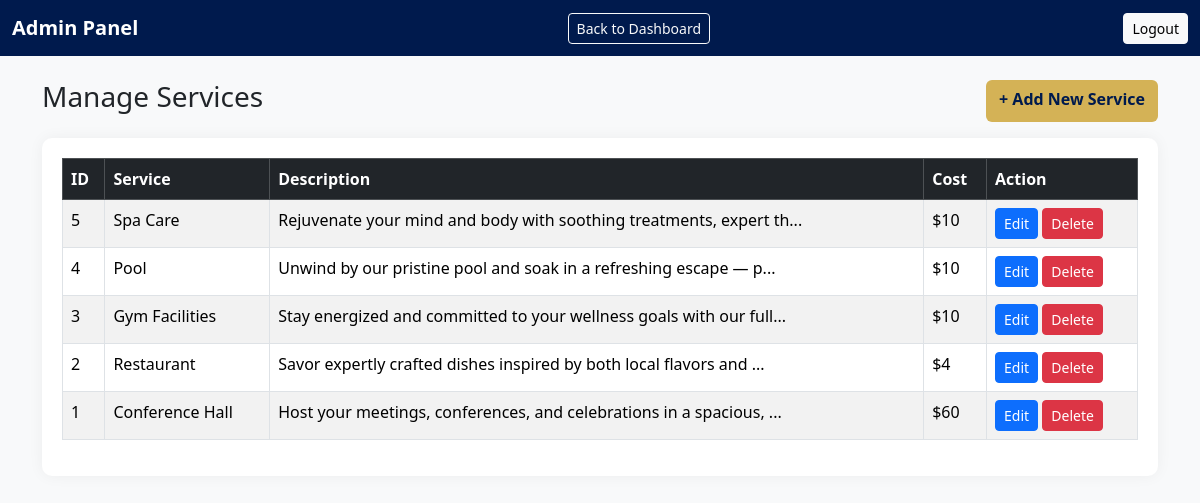
The page /admin/manage-services.php (signed in) on the database its author committed.
### tables this page shows
CREATE TABLE IF NOT EXISTS `services` (
  `id` int NOT NULL AUTO_INCREMENT,
  `service_name` varchar(100) NOT NULL,
  `description` varchar(700) NOT NULL,
  `cost` varchar(100) NOT NULL,
  `featured_image` varchar(200) NOT NULL,
  `created_at` datetime NOT NULL DEFAULT CURRENT_TIMESTAMP,
  PRIMARY KEY (`id`)
);

### admin/manage-services.php (the view, shortened to what this page needs)
<?php
require "../config/garish-connect.php";
$services = $pdo->query("SELECT * FROM services ORDER BY id DESC")->fetchAll(PDO::FETCH_ASSOC);
?>
<!DOCTYPE html>
<html>
<head>
  <link rel="stylesheet" href="../assets/bootstrap/css/bootstrap.css">
</head>
<body class="bg-light">
<nav class="navbar navbar-dark" style="background:var(--navy);">
  <div class="container-fluid">
    <a class="navbar-brand fw-bold">Admin Panel</a>
    <a href="dashboard.php" class="btn btn-sm btn-outline-light">Back to Dashboard</a>
    <a href="logout.php" class="btn btn-sm btn-light">Logout</a>
  </div>
</nav>
<div class="container mt-4">
  <div class="d-flex justify-content-between mb-3">
    <h3>Manage Services</h3>
    <a href="add-service.php" class="btn btn-gold">+ Add New Service</a>
  </div>
  <div class="table-wrapper">
    <table class="table table-bordered table-striped">
      <thead class="table-dark">
        <tr>
          <th>ID</th>
          <th>Service</th>
          <th>Description</th>
          <th>Cost</th>
          <th>Action</th>
        </tr>
      </thead>
      <?php foreach($services as $service): ?>
      <tr>
        <td><?= $service['id'] ?></td>
        <td><?= $service['service_name'] ?></td>
        <td><?= substr($service['description'],0,65) ?>...</td>
        <td><?= $service['cost'] ?></td>
        <td>
          <a href="edit-service.php?id=<?= $service['id'] ?>" class="btn btn-primary btn-sm">Edit</a>
          <a href="delete-service.php?id=<?= $service['id'] ?>" class="btn btn-danger btn-sm" onclick="return confirm('Delete this service?')">Delete</a>
        </td>
      </tr>
      <?php endforeach; ?>
    </table>
  </div>
</div>
</body>
</html>

### admin/manage-services.php (style rules this page uses)
:root { --navy:#001a4d; --gold:#d4b256; }
body { background:#fafafa; font-family:"Segoe UI"; }
.btn-gold { background:var(--gold); color:var(--navy); font-weight:600; }
.table-wrapper { background:white; padding:20px; border-radius:10px; box-shadow:0 0 15px rgba(0,0,0,0.05); }

### rows shown on the page
services: id "5", service_name "Spa Care", description "Rejuvenate your mind and body with soothing treatments, expert th", cost "$10"
services: id "4", service_name "Pool", description "Unwind by our pristine pool and soak in a refreshing escape — p", cost "$10"
services: id "3", service_name "Gym Facilities", description "Stay energized and committed to your wellness goals with our full", cost "$10"
services: id "2", service_name "Restaurant", description "Savor expertly crafted dishes inspired by both local flavors and", cost "$4"
services: id "1", service_name "Conference Hall", description "Host your meetings, conferences, and celebrations in a spacious,", cost "$60"
